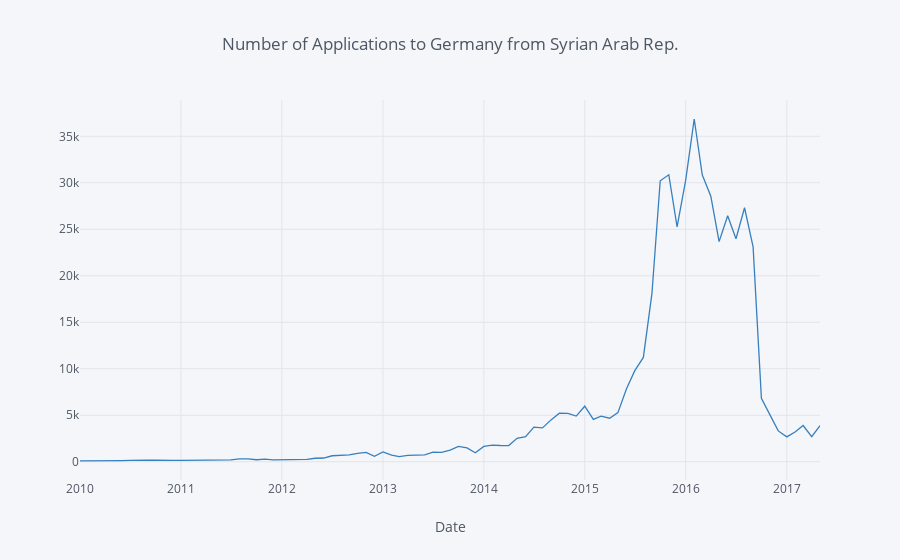

The notebook cell this image was saved under:
### Markdown cell above
We see that `Syrian Arab Rep` is te top one. Let us see the applicatioin jusr for `Syrian Arab Rep` as a time series:

### Code cell
data_df \
    .query('Country == "Germany"') \
    .query('Origin == "Syrian Arab Rep."') \
    .query('Date > "2009-12-31"') \
    .groupby('Date') \
    .agg({'Value': np.sum}) \
    .iplot(
        title='Number of Applications to Germany from Syrian Arab Rep.', 
        xTitle='Date', 
        color='blue'
    )

### Figure 1 — Plotly figure (JSON) as saved in the notebook; plotly's stock layout.template omitted (floating-point values rounded to 4 significant figures)
{"data": [{"line": {"color": "rgba(55, 128, 191, 1.0)", "dash": "solid", "shape": "linear", "width": 1.3}, "mode": "lines", "name": "Value", "text": "", "type": "scatter", "uid": "8c03ed1d-2b84-4d7a-b300-3019186b2b5e", "x": ["2010-01-01", "2010-02-01", "2010-03-01", "2010-04-01", "2010-05-01", "2010-06-01", "2010-07-01", "2010-08-01", "2010-09-01", "2010-10-01", "2010-11-01", "2010-12-01", "2011-01-01", "2011-02-01", "2011-03-01", "2011-04-01", "2011-05-01", "2011-06-01", "2011-07-01", "2011-08-01", "2011-09-01", "2011-10-01", "2011-11-01", "2011-12-01", "2012-01-01", "2012-02-01", "2012-03-01", "2012-04-01", "2012-05-01", "2012-06-01", "2012-07-01", "2012-08-01", "2012-09-01", "2012-10-01", "2012-11-01", "2012-12-01", "2013-01-01", "2013-02-01", "2013-03-01", "2013-04-01", "2013-05-01", "2013-06-01", "2013-07-01", "2013-08-01", "2013-09-01", "2013-10-01", "2013-11-01", "2013-12-01", "2014-01-01", "2014-02-01", "2014-03-01", "2014-04-01", "2014-05-01", "2014-06-01", "2014-07-01", "2014-08-01", "2014-09-01", "2014-10-01", "2014-11-01", "2014-12-01", "2015-01-01", "2015-02-01", "2015-03-01", "2015-04-01", "2015-05-01", "2015-06-01", "2015-07-01", "2015-08-01", "2015-09-01", "2015-10-01", "2015-11-01", "2015-12-01", "2016-01-01", "2016-02-01", "2016-03-01", "2016-04-01", "2016-05-01", "2016-06-01", "2016-07-01", "2016-08-01", "2016-09-01", "2016-10-01", "2016-11-01", "2016-12-01", "2017-01-01", "2017-02-01", "2017-03-01", "2017-04-01", "2017-05-01"], "y": [89, 80, 91, 88, 90, 125, 138, 175, 171, 162, 130, 151, 154, 159, 176, 169, 247, 186, 211, 316, 306, 214, 286, 210, 210, 230, 167, 248, 376, 401, 644, 688, 744, 904, 1001, 588, 1047, 709, 555, 689, 731, 737, 1030, 1010, 1246, 1641, 1485, 971, 1650, 1781, 1746, 1739, 2523, 2702, 3723, 3639, 4502, 5219, 5198, 4910, 5973, 4548, 4895, 4680, 5280, 7849, 9800, 11218, 18085, 30216, 30863, 25250, 30261, 36860, 30856, 28561, 23676, 26454, 23979, 27315, 23101, 6832, 5038, 3315, 2675, 3220, 3898, 2704, 3888]}], "layout": {"legend": {"bgcolor": "#F5F6F9", "font": {"color": "#4D5663"}}, "paper_bgcolor": "#F5F6F9", "plot_bgcolor": "#F5F6F9", "title": {"font": {"color": "#4D5663"}, "text": "Number of Applications to Germany from Syrian Arab Rep."}, "xaxis": {"gridcolor": "#E1E5ED", "showgrid": true, "tickfont": {"color": "#4D5663"}, "title": {"font": {"color": "#4D5663"}, "text": "Date"}, "zerolinecolor": "#E1E5ED"}, "yaxis": {"gridcolor": "#E1E5ED", "showgrid": true, "tickfont": {"color": "#4D5663"}, "title": {"font": {"color": "#4D5663"}, "text": ""}, "zerolinecolor": "#E1E5ED"}}}
